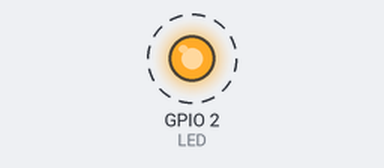
A sketch run on a simulated ESP32. On the bench: output pins drawn as LEDs (lit = HIGH). Dashed ring = blinking. Random numbers use the default seed unless the sketch sets one; what the sketch prints to the serial monitor is not drawn.

Above: at 0.5 s.
Timing chart, 0 to 4.6 s (numbered marks = the images above):
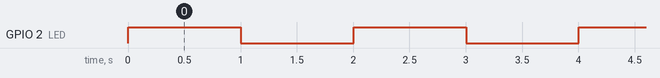

Measured:
- by itself, GPIO 2 (LED): alternates HIGH for 1.0 s and LOW for 1.0 s

The sketch:

ESP01_transmitter.ino
```cpp
#include <esp_now.h>
#include <WiFi.h>

// REPLACE WITH YOUR RECEIVER MAC Address

uint8_t broadcastAddress[] = { 0x68, 0x67, 0x25, 0x33, 0x2D, 0xE2 };

int LED = LED_BUILTIN;

// Structure example to send data
// Must match the receiver structure
typedef struct struct_message {
  char a[32];
  int r;
  int g;
  int b;
} struct_message;

// Create a struct_message called myData
struct_message myData;

esp_now_peer_info_t peerInfo;

// callback when data is sent
void OnDataSent(const uint8_t *mac_addr, esp_now_send_status_t status) {
  Serial.print("\r\nLast Packet Send Status:\t");
  Serial.println(status == ESP_NOW_SEND_SUCCESS ? "Delivery Success" : "Delivery Fail");
  if(status == ESP_NOW_SEND_SUCCESS){
    digitalWrite(LED, HIGH);
    delay(1000);
    digitalWrite(LED, LOW);
  }
}

void setup() {
  pinMode(LED, OUTPUT);

  // Init Serial Monitor
  Serial.begin(115200);

  // Set device as a Wi-Fi Station
  WiFi.mode(WIFI_STA);

  // Init ESP-NOW
  if (esp_now_init() != ESP_OK) {
    Serial.println("Error initializing ESP-NOW");
    return;
  }

  // Once ESPNow is successfully Init, we will register for Send CB to
  // get the status of Trasnmitted packet
  esp_now_register_send_cb(OnDataSent);

  // Register peer
  memcpy(peerInfo.peer_addr, broadcastAddress, 6);
  peerInfo.channel = 0;
  peerInfo.encrypt = false;

  // Add peer
  if (esp_now_add_peer(&peerInfo) != ESP_OK) {
    Serial.println("Failed to add peer");
    return;
  }
}

void loop() {
  // Set values to send
  strcpy(myData.a, "THIS IS A CHAR");
  myData.r = random(0, 255);
  myData.g = random(0, 255);
  myData.b = random(0, 255);

  // Send message via ESP-NOW

  esp_err_t result = esp_now_send(broadcastAddress, (uint8_t *)&myData, sizeof(myData));

  if (result == ESP_OK) {
    Serial.println("Sent with success");
  } else {
    Serial.println("Error sending the data");
  }

  delay(2000);
}
```
